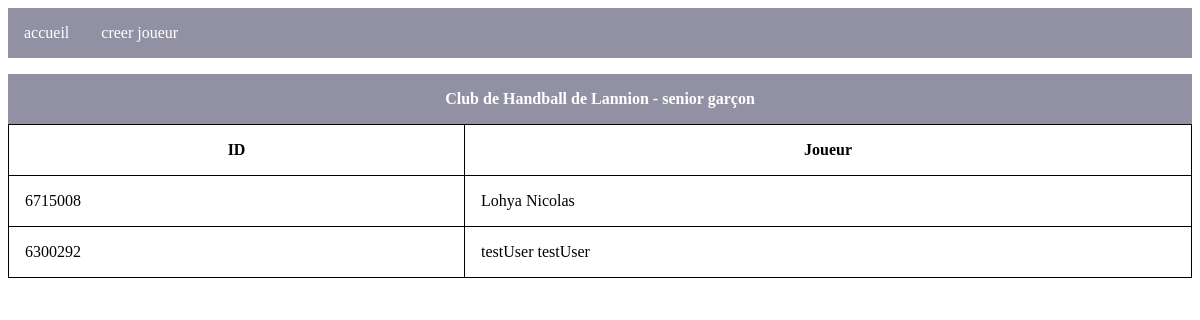
The page /club.php?id=22007&categ=3 on the database its author committed.
### tables this page shows
CREATE TABLE `club` (
  `id` int(11) NOT NULL,
  `name` varchar(50) NOT NULL,
  `num` int(11) NOT NULL
);

CREATE TABLE `categorie` (
  `id` int(11) NOT NULL,
  `name` varchar(50) NOT NULL
);

CREATE TABLE `joueur` (
  `id` int(11) NOT NULL,
  `firstname` varchar(50) NOT NULL,
  `lastname` varchar(50) NOT NULL,
  `birth` date NOT NULL,
  `email` varchar(50) NOT NULL,
  `license` varchar(11) NOT NULL,
  `categorie_club_id` int(11) NOT NULL
);

### club.php (the view, shortened to what this page needs)
<!DOCTYPE html>
<html lang="en">
<head>
    <link rel="stylesheet" href="style.css">
</head>
<body>
    <header>
    <nav><a href="/">accueil</a>
            <a href="creer_joueur.php">creer joueur</a>
        </nav>
    </header>
    <?php
    include 'pdo.php';
    $res = array();
    $sql='SELECT joueur.license  as jnum,joueur.id as jid,joueur.firstname,joueur.lastname,club.num,categorie.id,categorie.name as catname,club.name as clubname FROM `club` INNER JOIN categorie_club on club.id=categorie_club.club_id INNER JOIN categorie on categorie.id=categorie_club.categorie_id INNER JOIN joueur on joueur.categorie_club_id=categorie_club.id where club.num= :param1 AND categorie.id= :param2 ;';
            if($prep=$pdo->prepare($sql)){
                $prep->bindParam(':param1',$_GET['id'], PDO::PARAM_INT);
                $prep->bindParam(':param2',$_GET['categ'], PDO::PARAM_INT);
                $prep->execute();
                while($row=$prep->fetch()){
            array_push($res, array('jid'=>$row['jid'],'id'=>$row['id'],'firstname'=> $row['firstname'],'lastname'=> $row['lastname'],'num'=> $row['num'],'catname'=>$row['catname'],'clubname'=>$row['clubname'],'jnum'=>$row['jnum'])
        );
                }
            }else {
                $error = $pdo->errno . ' ' . $pdo->error;
                echo $error;
            }
    ?>
    <table>
        <caption>
        Club de Handball de <?php echo $res[0]['clubname'].' - '.$res[0]['catname']?>
        </caption>
        <thead>
            <tr>
                <th>
                ID
                </th>
                <th>
                    Joueur
                </th>
            </tr>
        </thead>
        <tbody>
            <?php foreach ($res as $key => $value) {?>
            <tr class="click" onclick="window.location.href='http://localhost:8090/joueur.php?id=<?php echo $value['jid']?>'">
                <td>
                    <?php echo $value['jnum'] ?>
                </td>
                <td>
                    <?php echo $value['firstname'].' '.$value['lastname'] ?>
                </td>
            </tr>
            <?php  }?>
        </tbody>
    </table>
</body>
</html>

### style.css (style rules this page uses)
td,th { border:1px solid black; padding: 1em; }
table { border-collapse: collapse; border-radius: 15px; width:100%; }
caption,.caption { margin-top: 1em; background-color: rgb(145, 145, 163) ; padding: 1em; color: #fff; font-weight: 900; }
a { display:inline; }
nav>a { text-decoration: none; padding: 1em; color: #fff; }
nav { background-color: rgb(145, 145, 163) ; display: flex; }
a:link { color: none; text-decoration: none; }

### rows shown on the page
club: name "Lannion", joueur.license "6715008", joueur.firstname "Lohya", joueur.lastname "Nicolas", joueur.license "6300292", joueur.firstname "testUser", joueur.lastname "testUser"
categorie: name "senior garçon"
